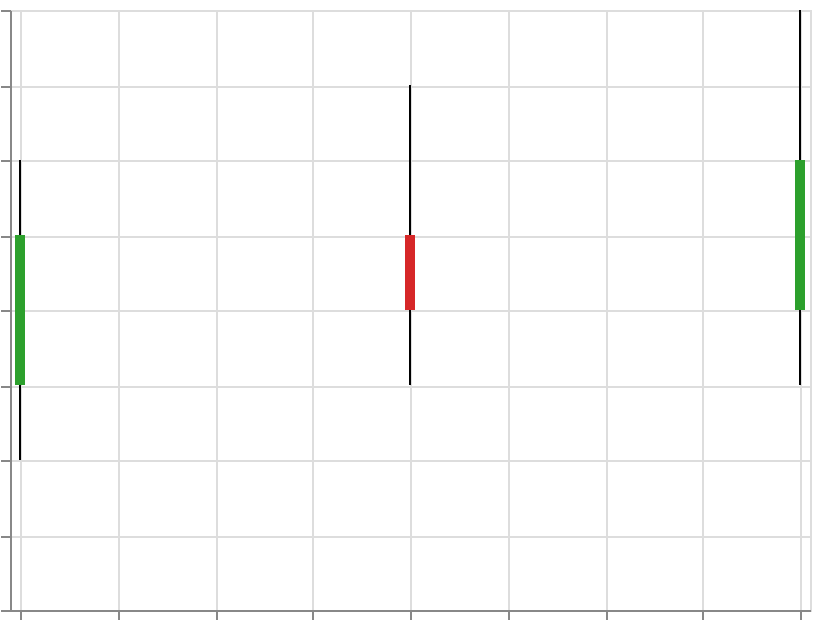

The Vega-Lite source for this figure:
### Vega-Lite specification from a JSON file in a GitHub repository (floating-point values rounded to 4 significant figures)
{"$schema": "https://vega.github.io/schema/vega-lite/v6.json", "width": 400, "height": 300, "padding": 5, "autosize": "none", "data": {"name": "table", "values": [{"date": "2024-01-01", "open": 3, "close": 5, "low": 2, "high": 6}, {"date": "2024-01-02", "open": 5, "close": 4, "low": 3, "high": 7}, {"date": "2024-01-03", "open": 4, "close": 6, "low": 3, "high": 8}]}, "layer": [{"mark": "rule", "encoding": {"x": {"field": "date", "type": "temporal"}, "y": {"field": "low", "type": "quantitative"}, "y2": {"field": "high", "type": "quantitative"}}}, {"mark": "bar", "encoding": {"x": {"field": "date", "type": "temporal"}, "y": {"field": "open", "type": "quantitative"}, "y2": {"field": "close", "type": "quantitative"}, "color": {"condition": {"test": "datum.open < datum.close", "value": "#2ca02c"}, "value": "#d62728"}}}]}
